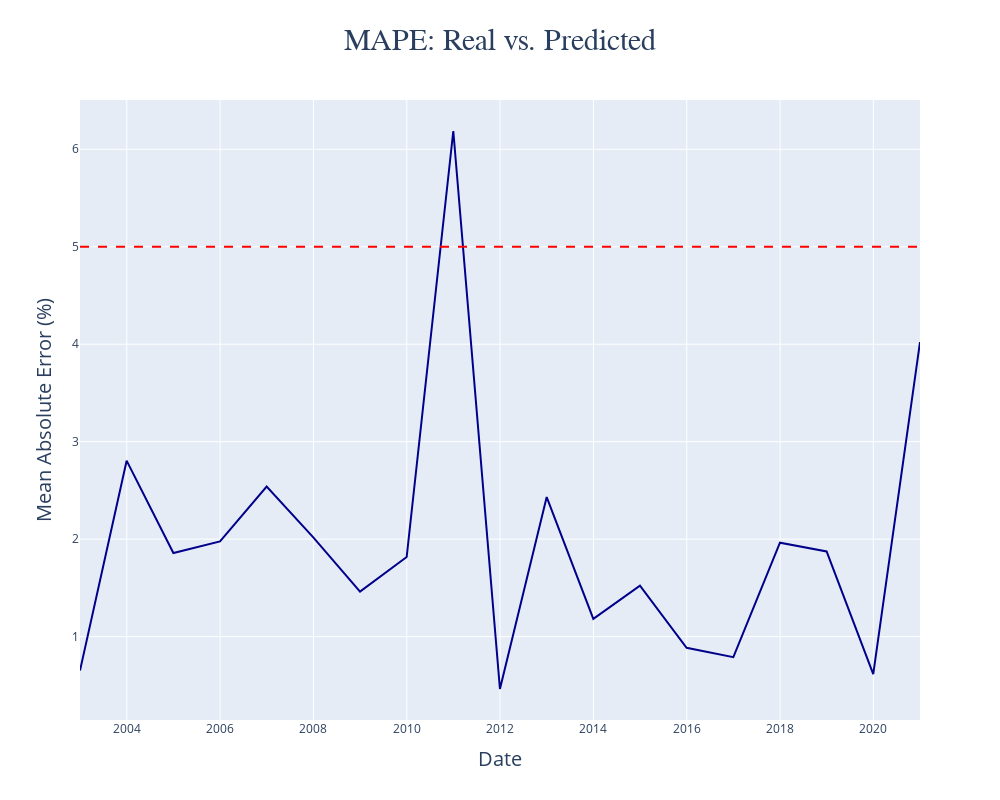

Notebook cell for this chart:
### Code cell
# MAPE Graph
x, y = zip(*errors)

fig = go.Figure()

fig.update_layout(
    width = 1000,
    height = 800,
    title = dict(
        text = 'MAPE: Real vs. Predicted',
        font = dict(
            family = 'Arial',
            size = 30
        ),
        x = 0.5
    )
)

fig.update_xaxes(
    title_text = 'Date',
    title_font = {'size': 20}
)

fig.update_yaxes(
    title_text = 'Mean Absolute Error (%)',
    title_font = {'size': 20}
)

fig.add_trace(
    go.Scatter(
        x = x,
        y = y,
        mode = 'lines',
        marker = dict(
            color = 'darkblue',
            size = 15
        )
    )
)

fig.add_hline(y=5,
                line_width = 2,
                line_color = 'red',
                line_dash = 'dash'
)

fig.show()

### Figure 1 — Plotly figure (JSON) as saved in the notebook; plotly's stock layout.template omitted (floating-point values rounded to 4 significant figures)
{"data": [{"marker": {"color": "darkblue", "size": 15}, "mode": "lines", "type": "scatter", "x": ["2002-12-31T00:00:00", "2003-12-31T00:00:00", "2004-12-31T00:00:00", "2005-12-31T00:00:00", "2006-12-31T00:00:00", "2007-12-31T00:00:00", "2008-12-31T00:00:00", "2009-12-31T00:00:00", "2010-12-31T00:00:00", "2011-12-31T00:00:00", "2012-12-31T00:00:00", "2013-12-31T00:00:00", "2014-12-31T00:00:00", "2015-12-31T00:00:00", "2016-12-31T00:00:00", "2017-12-31T00:00:00", "2018-12-31T00:00:00", "2019-12-31T00:00:00", "2020-12-31T00:00:00"], "y": [0.6522, 2.805, 1.858, 1.976, 2.539, 2.018, 1.462, 1.817, 6.187, 0.4623, 2.432, 1.181, 1.522, 0.8853, 0.7894, 1.963, 1.873, 0.6149, 4.021]}], "layout": {"height": 800, "shapes": [{"line": {"color": "red", "dash": "dash", "width": 2}, "type": "line", "x0": 0, "x1": 1, "xref": "x domain", "y0": 5, "y1": 5, "yref": "y"}], "title": {"font": {"family": "Arial", "size": 30}, "text": "MAPE: Real vs. Predicted", "x": 0.5}, "width": 1000, "xaxis": {"title": {"font": {"size": 20}, "text": "Date"}}, "yaxis": {"title": {"font": {"size": 20}, "text": "Mean Absolute Error (%)"}}}}
